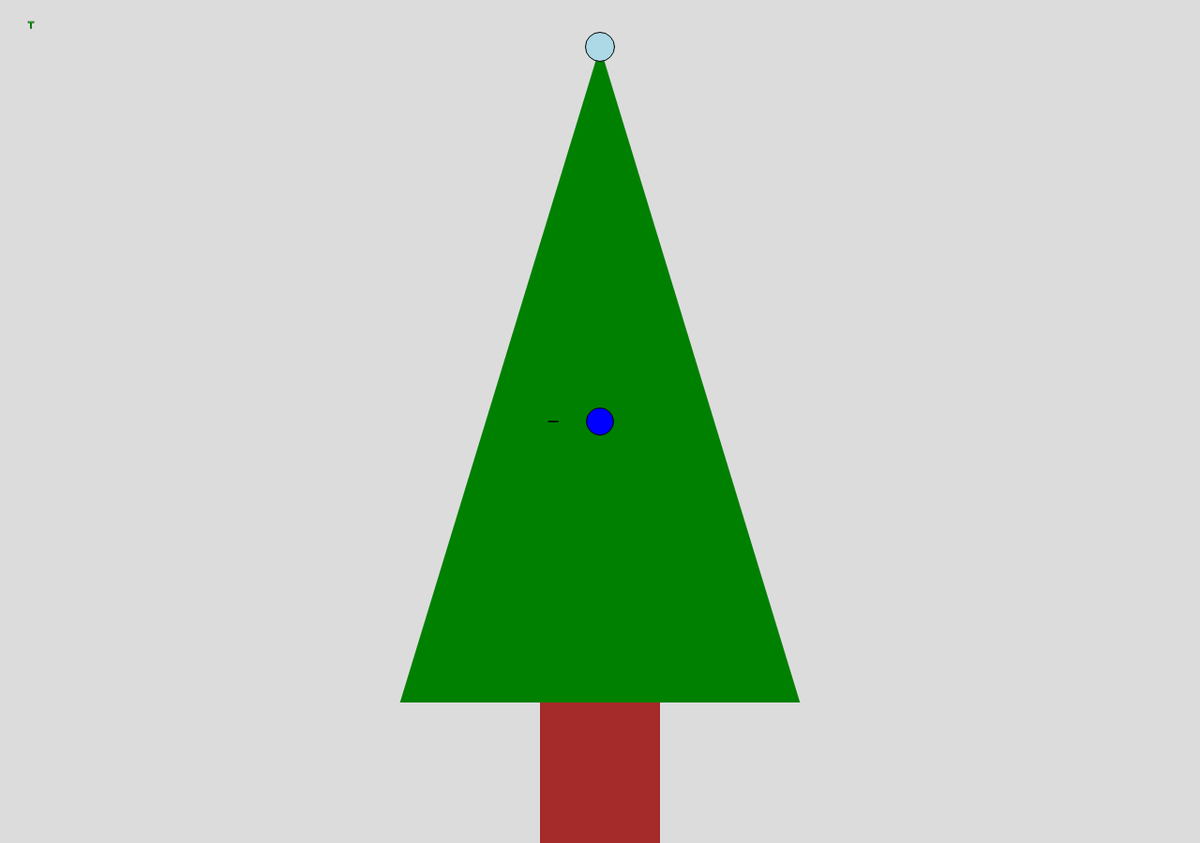
Frame 1 (no input)
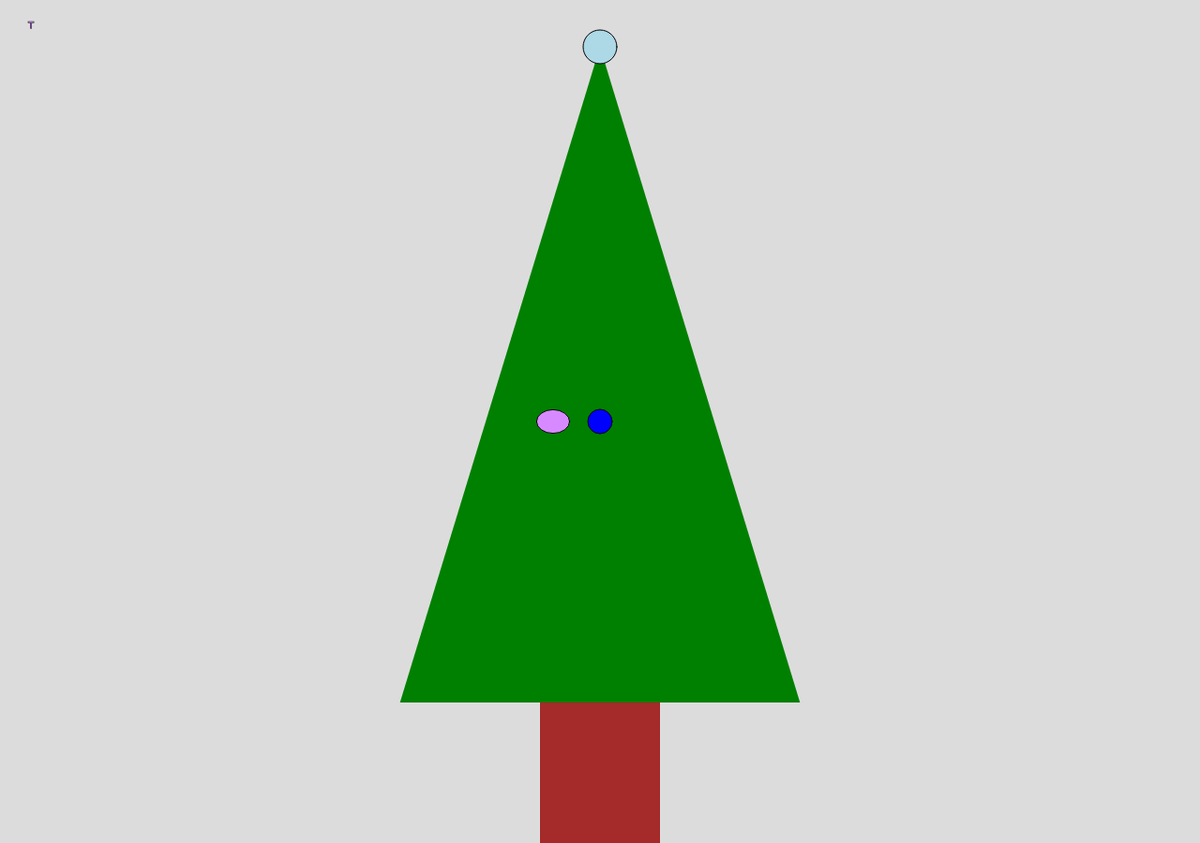
Frame 60 (no input)
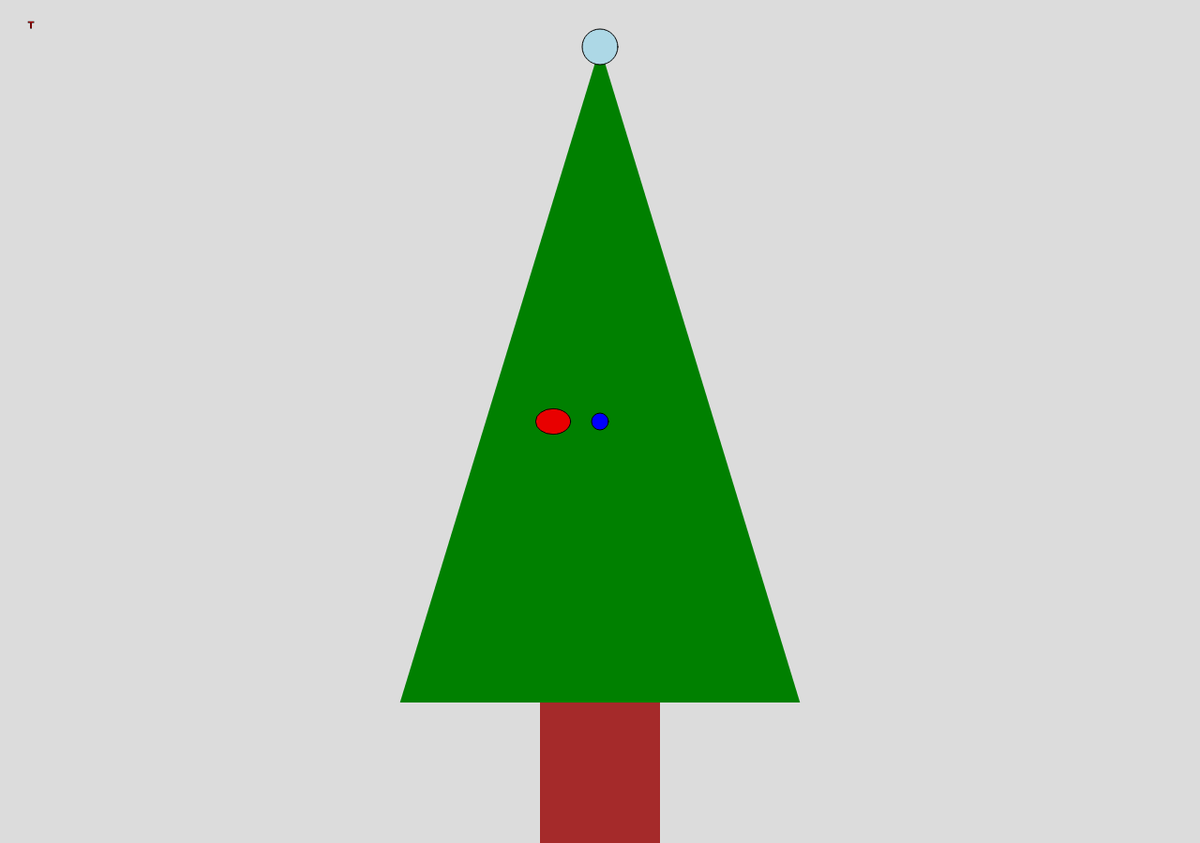
Frame 120 (the mouse pressed at the canvas centre since frame 60)

The p5.js sketch that drew these frames (run headless with seeded random() and noise() and a simulated clock; from frame 60 on, the mouse is pressed at the canvas centre):

// p5.js sketch
// ── sketch.js
let theTree;
let theOrnaments = [];

function setup() {
  createCanvas(1280, 900);
  theTree = new Tree(width/2, 50, width/2, height-200);

  //schellenberg's ornament
  let schellenbergOrnament = new danOrnament(width/2, height/2);
  theOrnaments.push(schellenbergOrnament);

  //add yours here!  should something like:
  let rengarajanOrnament = new taranOrnament(width/2 - 50, height/2);
  let joelgamingOrnament = new joelOrnament(width/2, 50);

  // let hladyOrnament = new willOrnament(width/2, height/2);
  // theOrnaments.push(hladyOrnament);
  theOrnaments.push(joelgamingOrnament);
  theOrnaments.push(rengarajanOrnament);
}

function draw() {
  background(220);
  theTree.display();
  for (let myOrnament of theOrnaments) {
    myOrnament.update();
    myOrnament.display();
  }
}

class Tree {
  constructor(x, y, width, height) {
    this.x = x;
    this.y = y;
    this.width = width;
    this.height = height;
  }

  display() {
    noStroke();
    
    //branches
    fill("green");
    triangle(this.x, this.y, this.x-this.width/3, this.y+this.height, this.x+this.width/3, this.y+this.height);

    //trunk
    fill("brown");
    rectMode(CORNER);
    rect(this.x-this.width/10, this.y+this.height, this.width/5, this.height);

    stroke("black");
  }
}

class Ornament {
  constructor(x, y, someColor, width, height) {
    this.x = x;
    this.y = y;
    this.someColor = someColor;
    this.width = width;
    this.height = height;
  }
  
  update() {
  }
  
  display() {
    fill(this.someColor);
    ellipseMode(CENTER);
    ellipse(this.x, this.y, this.width, this.height);
  }
}

class danOrnament extends Ornament {
  constructor(x, y) {
    super(x, y, "blue", 30, 30);
  }
  
  update() {
    if (random(100) < 50) {
      this.width++;
      this.height++;
    }
    else {
      this.width--;
      this.height--;
    }
  }
}

//add your class here... should look something like:
//class willOrnament extends Ornament {

class joelOrnament extends Ornament {
  constructor(x, y) {
    super(x, y, "lightBlue", 30, 30);
  }

  update() {
    if (random(100) < 50) {
      this.width++;
      this.height++;
    }
    else {
      this.width--;
      this.height--;
    }
  }
}

class taranOrnament extends Ornament {
  constructor(x, y) {
    super(x, y, "red", 30, 30);
  }
    
  update() {
    // if (random(100) < 50) {
    //   this.width++;
    //   this.height++;
    // }
    // else {
    //   this.width--;
    //   this.height--;
    // }
    this.someColor = color(sin(millis()/1000) * 255, cos(millis()/1000) * 255, tan(millis()/1000) * 255);
  }
  display() {
    fill(this.someColor);
    ellipseMode(CENTER);
    ellipse(this.x, this.y, this.width* sin(millis()/1000) + 10, this.height* sin(millis()/1000)) + 10;
    textSize(10);
    stroke(0);
      
    text("T",this.width, this.height);

  }
}
